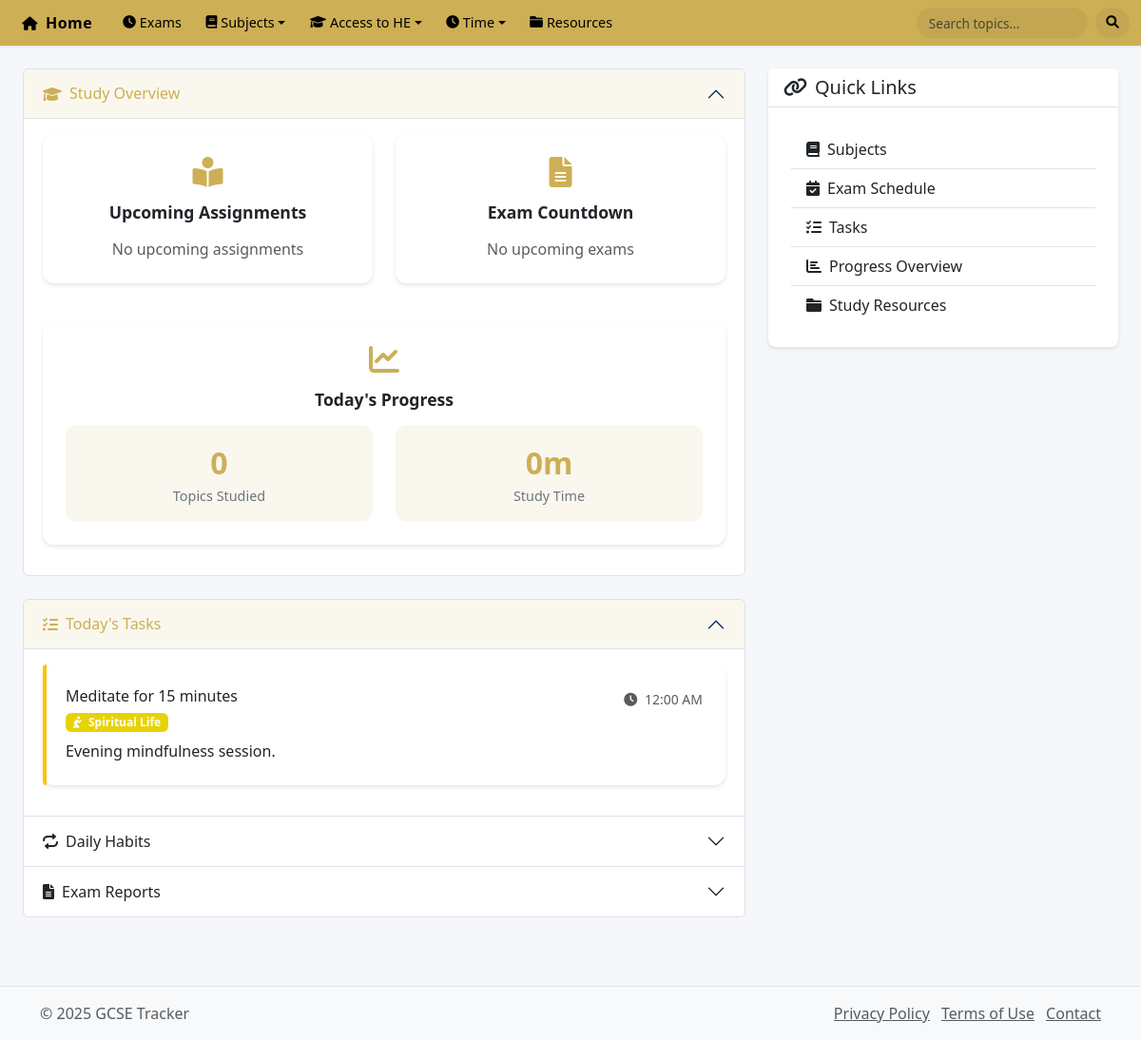
/pages/Today.php, run on an earlier commit of the app's database.
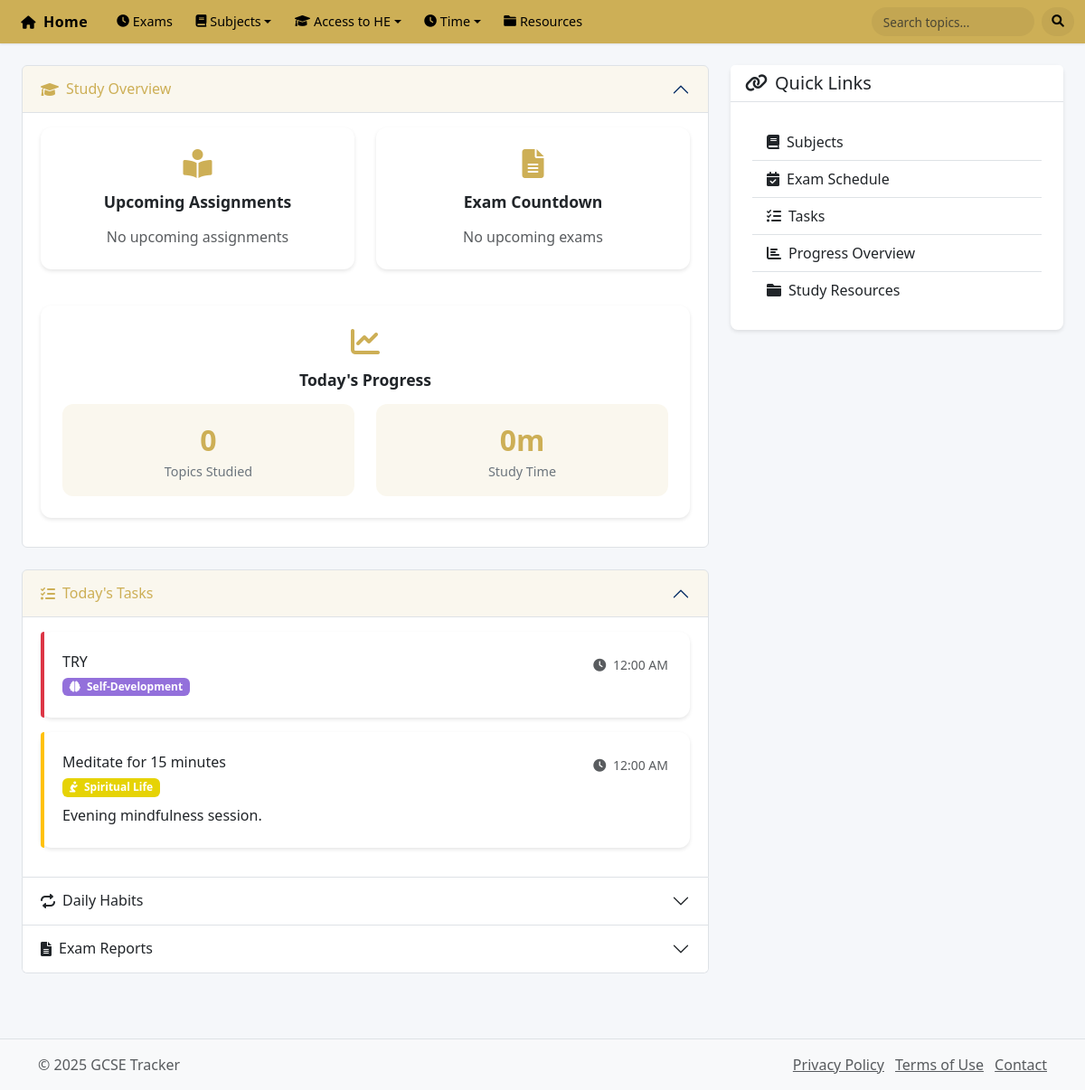
And on a later commit of the database.
### tables this page shows
CREATE TABLE `tasks` (
  `id` int(11) NOT NULL,
  `category_id` int(11) NOT NULL,
  `parent_task_id` int(11) DEFAULT NULL COMMENT 'For subtasks - references parent task',
  `title` varchar(255) NOT NULL,
  `description` text DEFAULT NULL,
  `task_type` enum('one-time','recurring') NOT NULL DEFAULT 'one-time',
  `priority` enum('low','medium','high') NOT NULL DEFAULT 'medium',
  `estimated_duration` int(11) DEFAULT 0 COMMENT 'Estimated duration in minutes',
  `due_date` date DEFAULT NULL,
  `due_time` time DEFAULT NULL,
  `status` enum('pending','in_progress','completed','not_done','snoozed') DEFAULT 'pending',
  `completion_percentage` decimal(5,2) DEFAULT 0.00,
  `is_active` tinyint(1) DEFAULT 1,
  `created_at` timestamp NOT NULL DEFAULT current_timestamp(),
  `updated_at` timestamp NOT NULL DEFAULT current_timestamp() ON UPDATE current_timestamp()
);

CREATE TABLE `task_categories` (
  `id` int(11) NOT NULL,
  `name` varchar(50) NOT NULL,
  `description` text DEFAULT NULL,
  `icon` varchar(50) DEFAULT 'fas fa-tasks' COMMENT 'Font Awesome icon class name',
  `color` varchar(7) DEFAULT '#6c757d',
  `display_order` int(11) DEFAULT 0,
  `is_active` tinyint(1) DEFAULT 1,
  `created_at` timestamp NOT NULL DEFAULT current_timestamp(),
  `updated_at` timestamp NOT NULL DEFAULT current_timestamp() ON UPDATE current_timestamp()
);

### pages/Today.php (the view, shortened to what the changed rows need)
<?php
require_once '../config/db_connect.php';
$today = date('Y-m-d');
$tasks_query = "SELECT t.*, c.name as category_name, c.icon as category_icon, c.color as category_color,
                COALESCE(ti.status, t.status) as effective_status
                FROM tasks t
                JOIN task_categories c ON t.category_id = c.id
                LEFT JOIN task_instances ti ON t.id = ti.task_id AND ti.due_date = '$today'
                WHERE (t.task_type = 'one-time' AND t.due_date = '$today' AND t.status != 'completed')
                OR (t.task_type = 'recurring' AND ti.id IS NOT NULL AND ti.status != 'completed')
                ORDER BY t.priority DESC, t.due_date ASC";
$tasks_result = $conn->query($tasks_query);
include '../includes/header.php';
?>
<div class="container-fluid">
    <div class="row">
        <div class="col-md-8">
            <div class="accordion mb-4" id="studyOverviewAccordion">
                <div class="accordion-item">
                    <h2 class="accordion-header">
                        <button class="accordion-button" type="button" data-bs-toggle="collapse" data-bs-target="#studyOverviewCollapse">
                            <i class="fas fa-graduation-cap me-2"></i>Study Overview
                        </button>
                    </h2>
                </div>
            </div>
            <div class="accordion mb-4" id="tasksAccordion">
                <div class="accordion-item">
                    <h2 class="accordion-header">
                        <button class="accordion-button" type="button" data-bs-toggle="collapse" data-bs-target="#tasksCollapse">
                            <i class="fas fa-tasks me-2"></i>Today's Tasks
                        </button>
                    </h2>
                    <div id="tasksCollapse" class="accordion-collapse collapse show" data-bs-parent="#tasksAccordion">
                        <div class="accordion-body">
                            <?php if ($tasks_result->num_rows > 0): ?>
                                <?php while ($task = $tasks_result->fetch_assoc()): ?>
                                    <div class="card task-card">
                                        <div class="priority-indicator priority-<?php echo strtolower($task['priority']); ?>"></div>
                                        <div class="card-body">
                                            <div class="d-flex justify-content-between align-items-start">
                                                <div>
                                                    <h6 class="mb-1"><?php echo htmlspecialchars($task['title']); ?></h6>
                                                    <?php if ($task['category_name']): ?>
                                                        <span class="badge" style="background-color: <?php echo htmlspecialchars($task['category_color']); ?>">
                                                            <i class="<?php echo htmlspecialchars($task['category_icon']); ?> me-1"></i>
                                                            <?php echo htmlspecialchars($task['category_name']); ?>
                                                        </span>
                                                    <?php endif; ?>
                                                </div>
                                                <div class="text-end">
                                                    <small class="text-muted">
                                                        <i class="fas fa-clock me-1"></i>
                                                        <?php echo date('g:i A', strtotime($task['due_date'])); ?>
                                                    </small>
                                                </div>
                                            </div>
                                            <?php if ($task['description']): ?>
                                                <p class="card-text mt-2 mb-0"><?php echo htmlspecialchars($task['description']); ?></p>
                                            <?php endif; ?>
                                        </div>
                                    </div>
                                <?php endwhile; ?>
                            <?php else: ?>
                                <p class="text-muted mb-0">No tasks scheduled for today.</p>
                            <?php endif; ?>
                        </div>
                    </div>
                </div>
                <div class="accordion-item">
                    <h2 class="accordion-header">
                        <button class="accordion-button collapsed" type="button" data-bs-toggle="collapse" data-bs-target="#habitsCollapse">
                            <i class="fas fa-repeat me-2"></i>Daily Habits
                        </button>
                    </h2>
                </div>
                <div class="accordion-item">
                    <h2 class="accordion-header">
                        <button class="accordion-button collapsed" type="button" data-bs-toggle="collapse" data-bs-target="#examReportsCollapse">
                            <i class="fas fa-file-alt me-2"></i>Exam Reports
                        </button>
                    </h2>
                </div>
            </div>
        </div>
    </div>
</div>
<?php
include '../includes/footer.php';
?>

What changed in the data, as far as the page shows it:
added tasks: title "TRY", task_categories.name "Self-Development", due_date "12:00 AM"
